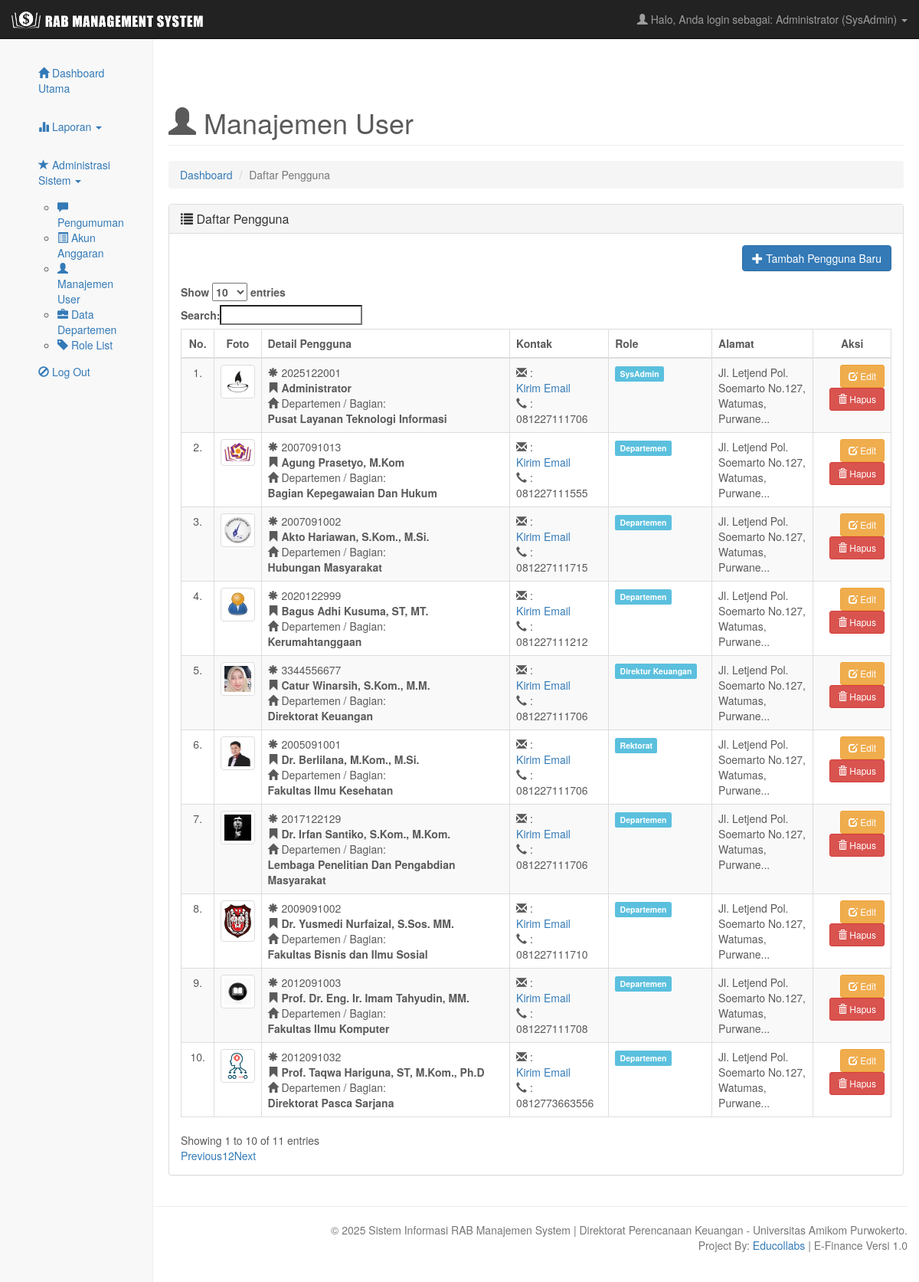
The app's page /dashboard.php?page=user_list.php (signed in) with its own data.
### tables this page shows
CREATE TABLE IF NOT EXISTS `detail_user` (
  `id_detail` int NOT NULL AUTO_INCREMENT,
  `id_user` int NOT NULL,
  `nip_nidn` varchar(10) NOT NULL,
  `nama_lengkap` varchar(100) NOT NULL,
  `id_departemen` int NOT NULL,
  `id_role` int NOT NULL,
  `alamat` text,
  `telp` varchar(20) DEFAULT NULL,
  `email` varchar(100) NOT NULL,
  `foto` varchar(255) DEFAULT NULL,
  `created_at` timestamp NULL DEFAULT CURRENT_TIMESTAMP,
  `updated_at` timestamp NULL DEFAULT CURRENT_TIMESTAMP ON UPDATE CURRENT_TIMESTAMP,
  PRIMARY KEY (`id_detail`),
  UNIQUE KEY `id_user` (`id_user`),
  UNIQUE KEY `nip_nidn` (`nip_nidn`),
  UNIQUE KEY `email` (`email`),
  KEY `id_departemen` (`id_departemen`),
  KEY `id_role` (`id_role`)
);

CREATE TABLE IF NOT EXISTS `departemen` (
  `id_departemen` int NOT NULL AUTO_INCREMENT,
  `nama_departemen` varchar(100) NOT NULL,
  `deskripsi` text,
  `kode_departemen` varchar(10) DEFAULT NULL,
  PRIMARY KEY (`id_departemen`),
  UNIQUE KEY `nama_departemen` (`nama_departemen`)
);

CREATE TABLE IF NOT EXISTS `role` (
  `id_role` int NOT NULL AUTO_INCREMENT,
  `nama_role` varchar(50) NOT NULL,
  `deskripsi` text NOT NULL,
  PRIMARY KEY (`id_role`),
  UNIQUE KEY `nama_role` (`nama_role`)
);

### pages/sysadmin/user_list.php (the view, shortened to what this page needs)
<?php
include 'config/conn.php';
$query_list = "
SELECT
u.id_user, u.username,
du.nip_nidn, du.nama_lengkap, du.email, du.alamat, du.foto, du.telp,
d.nama_departemen,
r.nama_role
FROM
user u
JOIN
detail_user du ON u.id_user = du.id_user
JOIN
departemen d ON du.id_departemen = d.id_departemen
JOIN
role r ON du.id_role = r.id_role
ORDER BY
du.nama_lengkap ASC";
$result_list = mysqli_query($conn, $query_list);
?>
<div class="row">
    <div class="col-lg-12">
        <h1 class="page-header">
            <span class="glyphicon glyphicon-user"></span> Manajemen User
        </h1>
        <ol class="breadcrumb">
            <li><a href="dashboard.php">Dashboard</a></li>
            <li class="active">Daftar Pengguna</li>
        </ol>
    </div>
</div>
<div class="row">
<div class="col-lg-12">
<div class="panel panel-default">
<div class="panel-heading">
<h3 class="panel-title"><i class="glyphicon glyphicon-list"></i> Daftar Pengguna</h3>
</div>
<div class="panel-body">
<div class="text-right" style="margin-bottom: 15px;">
<a href="dashboard.php?page=user_add.php" class="btn btn-primary">
<span class="glyphicon glyphicon-plus"></span> Tambah Pengguna Baru
</a>
</div>
<div class="table-responsive">
    <table class="table table-bordered table-hover table-striped" id="userTable">
    <thead>
        <tr>
            <th class="text-center" width="5%">No.</th>
            <th class="text-center" width="8%">Foto</th>
            <th>Detail Pengguna</th>
            <th width="10%">Kontak</th>
            <th>Role</th>
            <th width="15%">Alamat</th>
            <th class="text-center" width="12%">Aksi</th>
        </tr>
    </thead>
    <tbody>
        <?php
        $no = 1;
        if (mysqli_num_rows($result_list) > 0):
            while($data = mysqli_fetch_assoc($result_list)):
                $foto_path = (!empty($data['foto']) && file_exists('assets/img/users/' . $data['foto'])) ?
                            'assets/img/users/' . $data['foto'] :
                            'assets/img/users/user.png';
        ?>
        <tr>
            <td class="text-center"><?php echo $no++; ?>.</td>
            <td class="text-center">
                <img src="<?php echo $foto_path; ?>" alt="Foto Pengguna" width="80" height="80" class="img-thumbnail">
            </td>
            <td>
                <span class="glyphicon glyphicon-asterisk"></span> <?php echo htmlspecialchars($data['nip_nidn']); ?><br>
                <span class="glyphicon glyphicon-bookmark"></span> <b><?php echo htmlspecialchars($data['nama_lengkap']); ?></b><br>
                <span class="glyphicon glyphicon-home"></span> Departemen / Bagian:<br>
                <b><?php echo htmlspecialchars($data['nama_departemen']); ?></b>
            </td>
            <td>
                <span class="glyphicon glyphicon-envelope"></span> :<br>
                <a href="mailto: <?php echo htmlspecialchars($data['email']); ?>">Kirim Email</a><br>
                <span class="glyphicon glyphicon-earphone"></span> :<br>
                <?php echo htmlspecialchars($data['telp']); ?>
            </td>
            <td><span class="label label-info"><?php echo htmlspecialchars($data['nama_role']); ?></span></td>
            <td><?php echo htmlspecialchars(substr($data['alamat'], 0, 50)) . (strlen($data['alamat']) > 50 ? '...' : ''); ?></td>
            <td class="text-right">
                <a href="dashboard.php?page=user_edit.php&id=<?php echo $data['id_user']; ?>" class="btn btn-warning btn-sm">
                    <span class="glyphicon glyphicon-edit"></span> Edit
                </a><br>
                <a href="dashboard.php?page=user_list.php&action=delete&id=<?php echo $data['id_user']; ?>"
                   class="btn btn-danger btn-sm"
                   onclick="return confirm('Apakah Anda yakin ingin menghapus pengguna ini?');">
                    <span class="glyphicon glyphicon-trash"></span> Hapus
                </a>
            </td>
        </tr>
        <?php
            endwhile;
        else:
        ?>
        <tr>
            <td colspan="7" class="text-center">Belum ada data pengguna yang terdaftar.</td>
        </tr>
        <?php endif; ?>
    </tbody>
    </table>
</div>
</div>
</div>
</div>
</div>

### dashboard.php (shortened to what this page needs)
<?php
$role = $_SESSION['role'];
$base_dir = 'pages/';
$folder = '';
$default_page = '';
switch ($role) {
    case 'SysAdmin':
        $folder = 'sysadmin/';
        $default_page = 'dashboard_admin.php';
        break;
}
$requested_filename = isset($_GET['page']) ? basename($_GET['page']) : $default_page;
$content_page = '';
$search_paths = [
    $folder,
    'departemen/',
    'sysadmin/',
    'laporan/',
];
foreach ($search_paths as $search_folder) {
    $temp_path = $base_dir . $search_folder . $requested_filename;
    if (file_exists($temp_path)) {
        $content_page = $temp_path;
        break;
    }
}
?>
<!DOCTYPE html>
<html lang="id">
<head>
    <link rel="stylesheet" href="assets/css/bootstrap.min.css">
    <link rel="stylesheet" type="text/css" href="https://cdn.datatables.net/1.10.25/css/dataTables.bootstrap.min.css"/>
    <link rel="stylesheet" href="assets/css/carousel.css">
</head>
<body>
<?php include 'includes/header.php'; ?>
<div class="container-fluid">
<div class="row">
<div class="col-sm-3 col-md-2 sidebar">
<?php include 'includes/sidebar.php'; ?>
</div>
<div class="col-sm-9 col-sm-offset-3 col-md-10 col-md-offset-2 main-content">
<?php
if (file_exists($content_page)) {
    include $content_page;
} else {
    echo '<div class="alert alert-danger">Kesalahan Fatal: File konten tidak dapat dimuat di path: ' . htmlspecialchars($content_page) . '</div>';
}
?>
</div>
</div>
</div>
<?php include 'includes/footer.php'; ?>
</body>
</html>

### includes/header.php (shortened to what this page needs)
<?php
$nama_user = isset($_SESSION['nama']) ? $_SESSION['nama'] : 'Tamu';
$role_user = isset($_SESSION['role']) ? $_SESSION['role'] : 'N/A';
?>
<nav class="navbar navbar-inverse navbar-fixed-top" role="navigation">
    <div class="container-fluid">
        <div class="navbar-header">
            <a class="navbar-brand" href="dashboard.php">
                <img src="./assets/img/log.png" width="250px" alt="logo">
            </a>
        </div>
        <div class="collapse navbar-collapse" id="bs-example-navbar-collapse-1">
            <ul class="nav navbar-nav navbar-right">
                <li class="dropdown">
                    <a href="#" class="dropdown-toggle" data-toggle="dropdown">
                        <span class="glyphicon glyphicon-user"></span>
                        Halo, Anda login sebagai: <?php echo $nama_user; ?> (<?php echo $role_user; ?>)
                        <span class="caret"></span>
                    </a>
                </li>
            </ul>
        </div>
    </div>
</nav>

### includes/sidebar.php (shortened to what this page needs)
<?php
$role_map = [
    'SysAdmin'            => 1,
    'Departemen'          => 2,
    'Direktur Keuangan' => 3,
    'Rektorat'            => 4,
];
$current_role_string = $_SESSION['role'];
$current_role_id = $role_map[$current_role_string];
$page = isset($_GET['page']) ? basename($_GET['page']) : '';
function has_access($allowed_roles, $current_role_id) {
    return in_array($current_role_id, $allowed_roles);
}
function is_menu_active($current_page, $target_pages) {
    return in_array($current_page, $target_pages);
}
?>
<div class="collapse navbar-collapse navbar-ex1-collapse">
    <ul class="nav navbar-nav side-nav">
        <li class="<?php echo ($page == 'dashboard_admin.php' || $page == 'dashboard_dept.php' || $page == 'dashboard_keu.php' || $page == 'dashboard_rekt.php' || $page == '' ? 'active' : ''); ?>">
            <a href="dashboard.php"><i class="glyphicon glyphicon-home"></i> Dashboard Utama</a>
        </li>
        <?php
        $laporan_pages = ['lap_rab.php', 'lap_transaksi.php'];
        $is_laporan_active = is_menu_active($page, $laporan_pages);
        if (has_access([1, 2, 3, 4], $current_role_id)):
        ?>
        <li class="<?php echo ($is_laporan_active ? 'active' : ''); ?>">
            <a href="#" data-toggle="collapse" data-target="#laporan-menu">
                <i class="glyphicon glyphicon-stats"></i> Laporan <b class="caret"></b>
            </a>
        </li>
        <?php endif; ?>
        <?php
        $admin_pages = ['user_list.php', 'user_add.php', 'user_edit.php', 'role_list.php', 'departemen_list.php', 'departemen_add.php', 'departemen_edit.php', 'akun_list.php', 'akun_add.php', 'akun_edit.php', 'news_list.php', 'news_add.php', 'news_edit.php'];
        $is_admin_active = is_menu_active($page, $admin_pages);
        if (has_access([1, 3], $current_role_id)):
        ?>
        <li class="<?php echo ($is_admin_active ? 'active' : ''); ?>">
            <a href="#" data-toggle="collapse" data-target="#admin-menu">
                <i class="glyphicon glyphicon-star"></i> Administrasi Sistem <b class="caret"></b>
            </a>
            <ul id="admin-menu" class="collapse <?php echo ($is_admin_active ? 'in' : ''); ?>">
                <?php if (has_access([1, 3], $current_role_id)): ?>
                <li class="<?php echo is_menu_active($page, ['news_list.php', 'news_add.php', 'news_edit.php']) ? 'active' : ''; ?>">
                    <a href="dashboard.php?page=news_list.php"><i class="glyphicon glyphicon-comment"></i> Pengumuman</a>
                </li>
                <?php endif; ?>
                <?php if (has_access([1, 3], $current_role_id)): ?>
                <li class="<?php echo is_menu_active($page, ['akun_list.php', 'akun_add.php', 'akun_edit.php']) ? 'active' : ''; ?>">
                    <a href="dashboard.php?page=akun_list.php"><i class="glyphicon glyphicon-list-alt"></i> Akun Anggaran</a>
                </li>
                <?php endif; ?>
                <?php if (has_access([1], $current_role_id)): ?>
                <li class="<?php echo is_menu_active($page, ['user_list.php', 'user_add.php', 'user_edit.php']) ? 'active' : ''; ?>">
                    <a href="dashboard.php?page=user_list.php"><i class="glyphicon glyphicon-user"></i> Manajemen User</a>
                </li>
                <li class="<?php echo is_menu_active($page, ['departemen_list.php', 'departemen_add.php', 'departemen_edit.php']) ? 'active' : ''; ?>">
                    <a href="dashboard.php?page=departemen_list.php"><i class="glyphicon glyphicon-briefcase"></i> Data Departemen</a>
                </li>
                <li class="<?php echo ($page == 'role_list.php' ? 'active' : ''); ?>">
                    <a href="dashboard.php?page=role_list.php"><i class="glyphicon glyphicon-tag"></i> Role List</a>
                </li>
                <?php endif; ?>
            </ul>
        </li>
        <?php endif; ?>
        <li>
            <a href="logout.php"><i class="glyphicon glyphicon-ban-circle"></i> Log Out</a>
        </li>
    </ul>
</div>

### includes/footer.php
<footer class="footer">
    <div class="container-fluid">
        <hr>
        <p class="text-right text-muted">
            &copy; <?php echo date('Y'); ?> Sistem Informasi RAB Manajemen System | Direktorat Perencanaan Keuangan - Universitas Amikom Purwokerto.<br>
            Project By: <a href="#">Educollabs</a> | E-Finance Versi 1.0
        </p>
    </div>
</footer>

### assets/css/carousel.css (style rules this page uses)
body { padding-bottom: 40px; color: #5a5a5a; }

### dashboard.php (style rules this page uses)
body { padding-top: 70px; }
.sidebar { position: fixed; top: 50px; bottom: 0; left: 0; z-index: 1000; display: block; padding: 20px; overflow-x: hidden; overflow-y: auto; background-color: #f8f8f8; border-right: 1px solid #eee; }
.main-content { padding-right: 40px; padding-left: 40px; }
@media (min-width: 768px) { .main-content { padding-right: 20px; padding-left: 20px; } }

### includes/header.php (style rules this page uses)
body { padding-top: 100px; }

### records on screen
detail_user: foto (picture), nip_nidn "2025122001", nama_lengkap "Administrator", id_departemen.nama_departemen "Pusat Layanan Teknologi Informasi", telp "081227111706", id_role.nama_role "SysAdmin", alamat "Jl. Letjend Pol. Soemarto No.127, Watumas, Purwane"
detail_user: foto (picture), nip_nidn "2007091013", nama_lengkap "Agung Prasetyo, M.Kom", id_departemen.nama_departemen "Bagian Kepegawaian Dan Hukum", telp "081227111555", id_role.nama_role "Departemen", alamat "Jl. Letjend Pol. Soemarto No.127, Watumas, Purwane"
detail_user: foto (picture), nip_nidn "2007091002", nama_lengkap "Akto Hariawan, S.Kom., M.Si.", id_departemen.nama_departemen "Hubungan Masyarakat", telp "081227111715", id_role.nama_role "Departemen", alamat "Jl. Letjend Pol. Soemarto No.127, Watumas, Purwane"
detail_user: shows a picture, nip_nidn "2020122999", nama_lengkap "Bagus Adhi Kusuma, ST, MT.", id_departemen.nama_departemen "Kerumahtanggaan", telp "081227111212", id_role.nama_role "Departemen", alamat "Jl. Letjend Pol. Soemarto No.127, Watumas, Purwane"
detail_user: foto (picture), nip_nidn "3344556677", nama_lengkap "Catur Winarsih, S.Kom., M.M.", id_departemen.nama_departemen "Direktorat Keuangan", telp "081227111706", id_role.nama_role "Direktur Keuangan", alamat "Jl. Letjend Pol. Soemarto No.127, Watumas, Purwane"
detail_user: foto (picture), nip_nidn "2005091001", nama_lengkap "Dr. Berlilana, M.Kom., M.Si.", id_departemen.nama_departemen "Fakultas Ilmu Kesehatan", telp "081227111706", id_role.nama_role "Rektorat", alamat "Jl. Letjend Pol. Soemarto No.127, Watumas, Purwane"
detail_user: foto (picture), nip_nidn "2017122129", nama_lengkap "Dr. Irfan Santiko, S.Kom., M.Kom.", id_departemen.nama_departemen "Lembaga Penelitian Dan Pengabdian Masyarakat", telp "081227111706", id_role.nama_role "Departemen", alamat "Jl. Letjend Pol. Soemarto No.127, Watumas, Purwane"
detail_user: foto (picture), nip_nidn "2009091002", nama_lengkap "Dr. Yusmedi Nurfaizal, S.Sos. MM.", id_departemen.nama_departemen "Fakultas Bisnis dan Ilmu Sosial", telp "081227111710", id_role.nama_role "Departemen", alamat "Jl. Letjend Pol. Soemarto No.127, Watumas, Purwane"
detail_user: foto (picture), nip_nidn "2012091003", nama_lengkap "Prof. Dr. Eng. Ir. Imam Tahyudin, MM.", id_departemen.nama_departemen "Fakultas Ilmu Komputer", telp "081227111708", id_role.nama_role "Departemen", alamat "Jl. Letjend Pol. Soemarto No.127, Watumas, Purwane"
detail_user: foto (picture), nip_nidn "2012091032", nama_lengkap "Prof. Taqwa Hariguna, ST, M.Kom., Ph.D", id_departemen.nama_departemen "Direktorat Pasca Sarjana", telp "0812773663556", id_role.nama_role "Departemen", alamat "Jl. Letjend Pol. Soemarto No.127, Watumas, Purwane"

### other values on screen
$nama_user "Administrator"
$role_user "SysAdmin"
